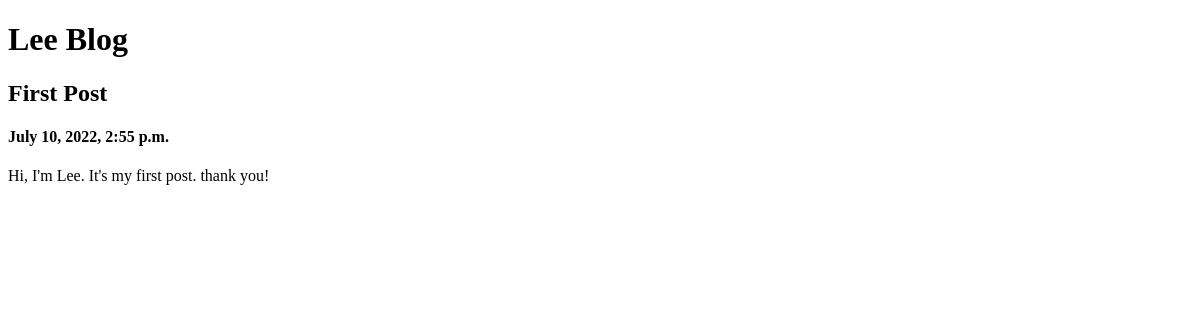
/blog, run on an earlier commit of the app's database.
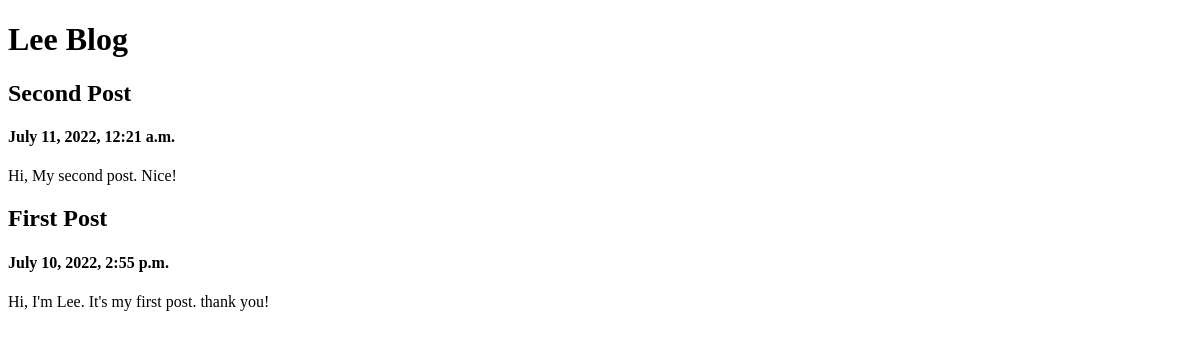
And on a later commit of the database.
### blog/models.py (models this page shows, shortened)
class Post(models.Model):
    title = models.CharField(max_length=30)
    content = models.TextField()
    created_at = models.DateTimeField(auto_now_add=True)
    updated_at = models.DateTimeField(auto_now=True)

### blog/views.py (the view)
# urls.py: path('', views.index),
def index(request):
    posts = Post.objects.all().order_by('-pk')
    return render(
        request,
        'blog/index.html',
        {
            'posts' : posts,
        }
    )

### blog/templates/blog/index.html (shortened to what this page needs)
<!DOCTYPE html>
<html lang="ko">
<head>
</head>
<body>
    <h1>Lee Blog</h1>
{% for p in posts %}
    <h2>{{ p.title }}</h2>
    <h4>{{ p.created_at }}</h4>
    <p>{{ p.content }}</p>
{% endfor %}
</body>
</html>

What changed in the data, as far as the page shows it:
added Post: title "Second Post", created_at "July 11, 2022, 12:21 a.m.", content "Hi, My second post. Nice!"
